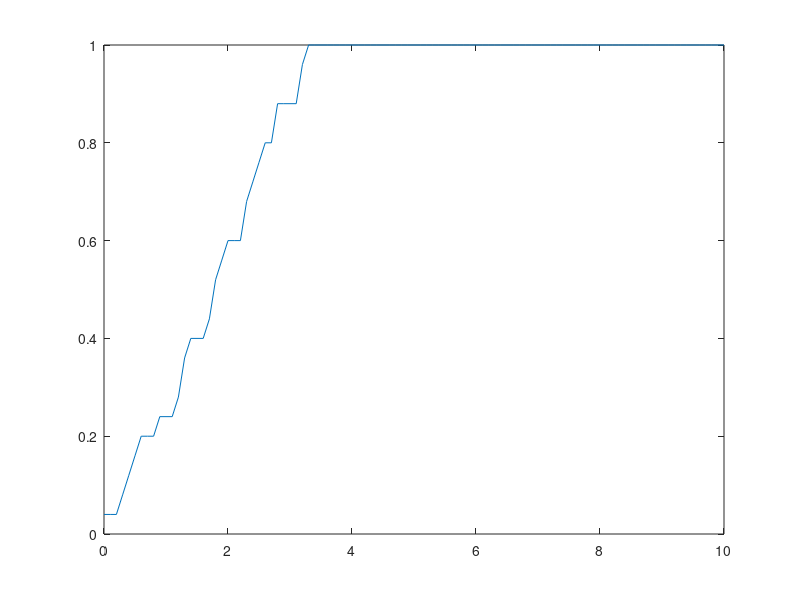

This figure's MATLAB source:
clear all;
close all;
clc;
format long;
N=5;
Ntot=N*N;
tspan=0:0.1:10;
arrlen=size(tspan);
arrlen=arrlen(1,2);
state=zeros(5,5);
S=0;
I=1;
R=2;
lamb=0.2;
Itot=zeros(1,arrlen);
Rtot=zeros(1,arrlen);
Irandi=randi(N);
Irandj=randi(N);
state(Irandi,Irandj)=I;%Initially one is in the I state
In=0;
for t=tspan
    In=In+1;
    if In==1
      Itot(In)=1;
    else
      Itot(In)=Itot(In-1);
    end
    stcp=state;
    for i=1:N
       for j=1:N
           if j==1
              xl=stcp(i,N);
           else
              xl=stcp(i,j-1);
           end
           if j==N
              xr=stcp(i,1);
           else
              xr=stcp(i,j+1);
           end
           if i==1
              xu=stcp(N,j);
           else
              xu=stcp(i-1,j);
           end
           if i==N
              xd=stcp(1,j);
           else
              xd=stcp(i+1,j);
           end
           rclap=0;
           if xl>0
               rclap=rclap+1;
           end
           if xr>0
               rclap=rclap+1;
           end
           if xu>0
               rclap=rclap+1;
           end
           if xd>0
               rclap=rclap+1;
           end
           rclap=rclap/4;
           p=rand;
           if p<lamb*rclap && stcp(i,j)==0
               state(i,j)=1;
               Itot(In)=Itot(In)+1;
           end
       end
    end
end
plot(tspan,Itot./N/N);